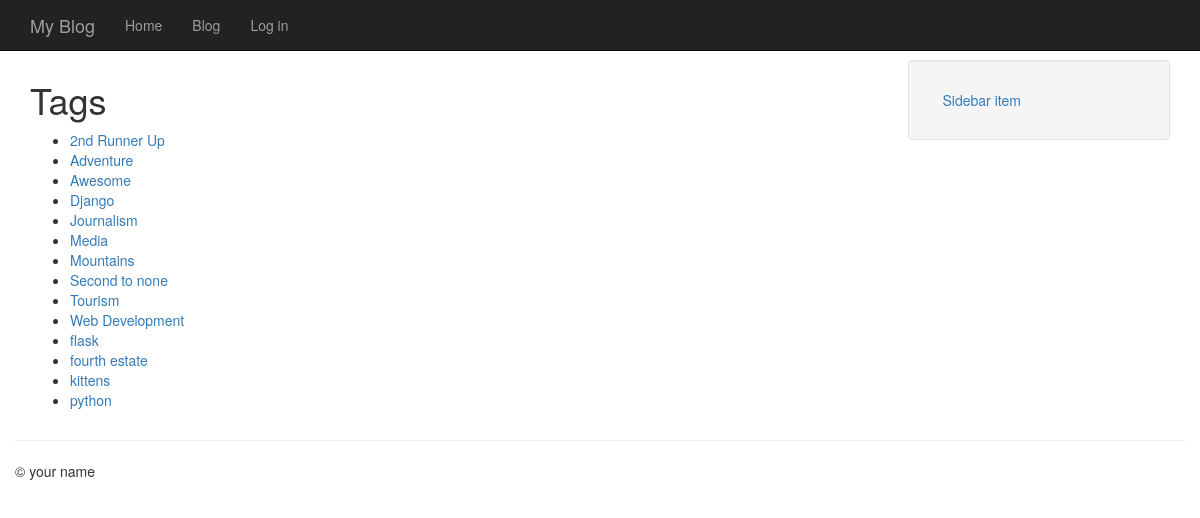
/entries/tags/, run on the app's committed database.
### app/models.py (models this page shows, shortened)
class Tag(db.Model):
    id = db.Column(db.Integer, primary_key=True)
    name = db.Column(db.String(64))
    slug = db.Column(db.String(64), unique=True)

### app/entries/blueprint.py (the view)
@entries.route('/tags/')
def tag_index():
    tags = Tag.query.order_by(Tag.name)
    return object_list('entries/tag_index.html', tags)

### app/__init__.py (called while the page is built)
def create_app(config_class=Configuration):
    app = Flask(__name__)
    app.config.from_object(config_class) # use value from our configuration object
    db.init_app(app)
    migrate.init_app(app, db)
    login_manager.init_app(app)
    bootstrap.init_app(app)
    bcrypt.init_app(app)
    from app.views import views
    app.register_blueprint(views, url_prefix='/')
    from app.entries.blueprint import entries
    app.register_blueprint(entries, url_prefix='/entries')
    @app.before_request
    def _before_request():
        g.user = current_user
    return app

### app/helpers.py (called while the page is built)
def object_list(template_name, query, paginate_by=20, **context):
    page = request.args.get('page')
    if page and page.isdigit():
        page = int(page)
    else:
        page = 1
    object_list = query.paginate(page, paginate_by)
    return render_template(template_name, object_list=object_list, **context)

### app/entries/templates/entries/tag_index.html (shortened to what this page needs)
{% extends "base.html" %}
{% block content_title %}Tags {% endblock %}
{% block content %}
    <ul>
        {% for tag in object_list.items %}
            <li><a href="{{ url_for('entries.tag_detail', slug=tag.slug) }}">{{ tag.name }}</a></li>
        {% endfor %}
    </ul>
{% endblock %}

### app/templates/base.html (shortened to what this page needs)
<!DOCTYPE html>
<html lang="en">
    <head>
        <link rel="stylesheet" href="//netdna.bootstrapcdn.com/bootstrap/3.1.0/css/bootstrap.min.css">
    </head>
    <body class="{% block body_class %}{% endblock %}">
        <div class="navbar navbar-inverse navbar-fixed-top" role="navigation">
        <div class="container">
            <div class="navbar-header">
            <a class="navbar-brand" href="{{ url_for('entries.index')}}">{% block branding %}My
            Blog{% endblock %}</a>
            </div>
        <div class="collapse navbar-collapse">
            <ul class="nav navbar-nav">
                <li><a href="{{ url_for('views.homepage')}}">Home</a></li>
                <li><a href="{{ url_for('entries.index')}}">Blog</a></li>
                {% if g.user.is_authenticated %}
                <li><a href="{{ url_for('views.logout', next=request.path) }}">Log out</a></li>
                {% else %}
                <li><a href="{{ url_for('views.login', next=request.path) }}">Log in</a></li>
                {% endif %}
            </ul>
        </div>
        </div>
        </div>
        <div class="container">
        <div class="row">
        <div class="col-md-9">
        <h1>{% block content_title %}{% endblock %}</h1>
        {% block content %}
        {% endblock %}
        </div>
        <div class="col-md-3">
        {% block sidebar %}
        <ul class="well nav nav-stacked">
        <li><a href="#">Sidebar item</a></li>
        </ul>
        {% endblock %}
        </div>
        </div>
        <div class="row">
        <hr />
        <footer>
        <p>&copy; your name</p>
        </footer>
        </div>
        </div>
    </body>
</html>

### app/templates/base.html (style rules this page uses)
body { padding-top: 60px; }

### data on the page
Tag: name "2nd Runner Up"
Tag: name "Adventure"
Tag: name "Awesome"
Tag: name "Django"
Tag: name "Journalism"
Tag: name "Media"
Tag: name "Mountains"
Tag: name "Second to none"
Tag: name "Tourism"
Tag: name "Web Development"
Tag: name "flask"
Tag: name "fourth estate"
Tag: name "kittens"
Tag: name "python"
